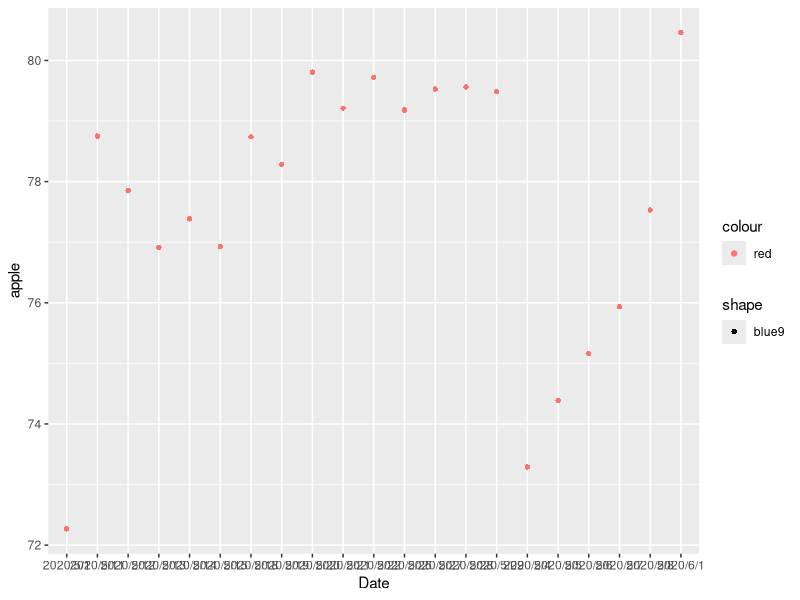

This figure's R source: (Note: this script raises an error after producing the figure.)
## ---- chunk 1
library(tidyverse)
library(broom)
## ---- chunk 2
stockprice <- read_csv("stockpriceknn.csv")
head(stockprice)
## ---- chunk 3
colnames(stockprice) <- c("Date", "apple", "csv", 
                       "facebook", "google", "NIO", 
                       "tesla", "amazon", "netflix",
                       "Coke","nike")

## ---- chunk 4
ggplot(stockprice,aes(Date,apple,csv,color = "red", shape = "blue9"))+geom_point()
## ---- chunk 5
stockprice <- read_csv("stockpriceknn.csv")
head(stockprice)
dim(stockprice)   #Check the dimensions of the data
summary(stockprice) #Summarise the data
## ---- chunk 6
set.seed(2)

part <- sample(2, nrow(stockprice), replace = TRUE, prob = c(0.7, 0.3))

train<- stockprice[part == 1,]

test<- stockprice[part == 2,]
## ---- chunk 7
ED<-function(data1,data2){
distance=0
  for (i in (1:(length(data1)-1))){
    distance=distance+(data1[i]-data2[i])^2
  }
  return(sqrt(distance))
}
## ---- chunk 8
knn_predict <- function(test, train, k_value){
  pred <- c()  
  #LOOP-1
  for(i in c(1:nrow(test))){   
    dist = c()          
    char = c()
    setosa =0              
    versicolor = 0
    virginica = 0
  }
    
    #LOOP-2-looping over train data 
    for(j in c(1:nrow(train))){}
      
      dist <- c(dist, ED(test[i,], train[j,]))
      char <- c(char, as.character(train[j,][[5]]))
    
  
    df <- data.frame(char, dist$SepalLength) 
    df <- df[order(df$dist.SepalLength),]       #sorting dataframe
    df <- df[1:k_value,]               
    
    
    #Loop 3: loops over df and counts classes of neibhors.
    for(k in c(1:nrow(df))){
      if(as.character(df[k,"char"]) == "setosa"){
        setosa = setosa + 1
      }else if(as.character(df[k,"char"]) == "versicolor"){
        versicolor = versicolor + 1
      }else
        virginica = virginica + 1
    }
    
    
    n<-table(df$char)
    pred=names(n)[which(n==max(n))]
    
  return(pred) #return prediction vector
}

#Predicting the value for K=1
K=1
predictions <- knn_predict(test, train, K)
